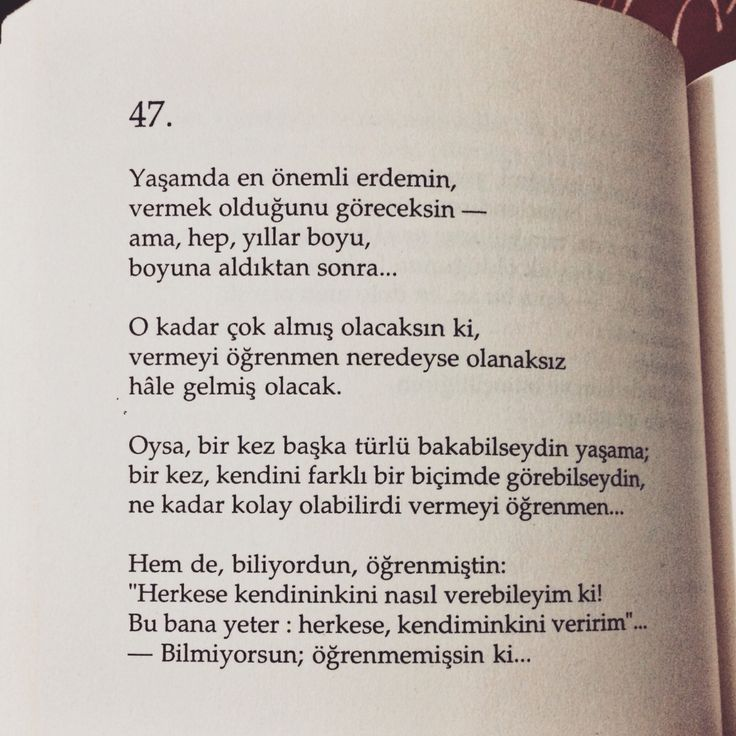
#> input picture kongoz_yedek/yedek 1/kongozpi/images/page1.jpg, 736 x 736 px
$ python test.py
#> lines starting #> are read from the running program, lines starting #| are printed output that depends on the picture; after the words box and inside, x2 and y2 are one past the last pixel; in counts of white or black regions, pixels touching at a corner belong together
import cv2
import numpy as np
from time import time
import glob

from PIL import Image

inputImage = "images/page1.jpg"
inputBigImage = "res/BigImg.png"
kernel = np.ones((5, 5), np.uint8)
fgbg = cv2.createBackgroundSubtractorMOG2()

def convertToBigImage(img,multiple):
    img = cv2.imread(img, cv2.IMREAD_GRAYSCALE)
    height = np.size(img, 0)
    width = np.size(img, 1)
    big = cv2.resize(img, (multiple * width, multiple * height))
    return big

def convertToImg(matrix):
    #cv2.imwrite(inputBigImage, convertToBigImage(img, 5))
    im = Image.fromarray(matrix)
    outputConvertedImage = "res/convertedImage.jpeg"
    im.save(outputConvertedImage)
    return outputConvertedImage

def convertToImg2(matrix):
    im = Image.fromarray(matrix)
    return im

def yenideneme(img):
#> called with img = 'images/page1.jpg'
    img = cv2.imread(img)
#> img is the input picture: shape (736, 736, 3); mean B, G, R 175.2, 182.4, 191.9
    img = img[0:100, 0:100]
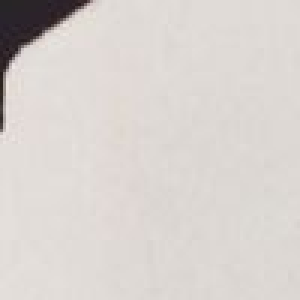
#> img: shape (100, 100, 3) (shown 3 times larger); mean B, G, R 207.2, 210.9, 216.4
    grayscaled = cv2.cvtColor(img, cv2.COLOR_BGR2GRAY)
    #grayscaled = cv2.bitwise_not(grayscaled)
    #gauss = cv2.GaussianBlur(grayscaled, (3, 3), 0)

    gauss = cv2.bilateralFilter(grayscaled, 10, 10, 10)
    result = cv2.adaptiveThreshold(gauss, 255, cv2.ADAPTIVE_THRESH_GAUSSIAN_C, cv2.THRESH_BINARY, 15, 3)
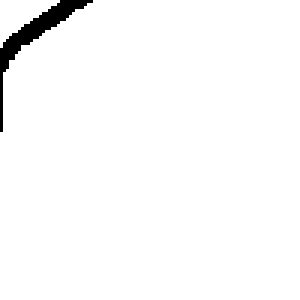
#> result: shape (100, 100) (shown 3 times larger); 97.9% white; 1 black region, box (x1, y1, x2, y2) and area: (0, 0, 31, 44) 210
    #gauss = cv2.GaussianBlur(gauss, (3, 3), 0)
    return result

print("--- baslangic ---")
start = time()

cv2.imshow('yenibilate4', yenideneme(inputImage))

print ("%f saniye surdu" % (time() - start))

cv2.waitKey(0)
cv2.destroyAllWindows()

print("--- bitis ---")

$ run again, with kongoz_yedek/yedek 1/kongozpi/images/page2.jpg copied over kongoz_yedek/yedek 1/kongozpi/images/page1.jpg
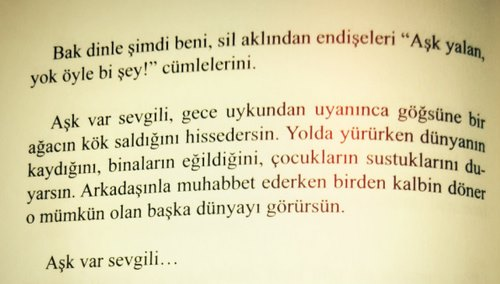
#> input picture kongoz_yedek/yedek 1/kongozpi/images/page2.jpg, 500 x 284 px
#> in yenideneme, img is the input picture: shape (284, 500, 3); mean B, G, R 173.8, 213.7, 221.7
#> img: shape (100, 100, 3)
#> in yenideneme, `grayscaled = cv2.cvtColor(img, cv2.COLOR_BGR2GRAY)`:
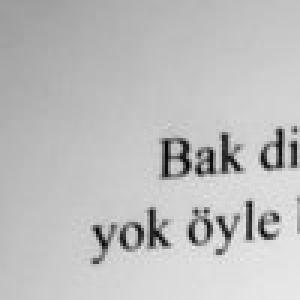
#> grayscaled: shape (100, 100) (shown 3 times larger); min 3, max 238, mean 190
#> in yenideneme, `result = cv2.adaptiveThreshold(gauss, 255, cv2.ADAPTIVE_THRESH_GAUSSIA..`:
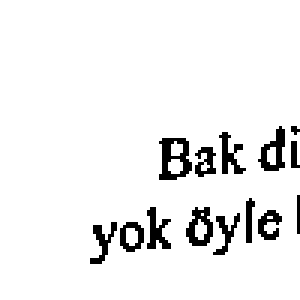
#> result: shape (100, 100) (shown 3 times larger); 93.8% white; black in thin lines or dots, all inside (x1, y1, x2, y2) = (30, 42, 100, 88)

$ run again, with kongoz_yedek/yedek 1/kongozpi/images/page3.jpg copied over kongoz_yedek/yedek 1/kongozpi/images/page1.jpg
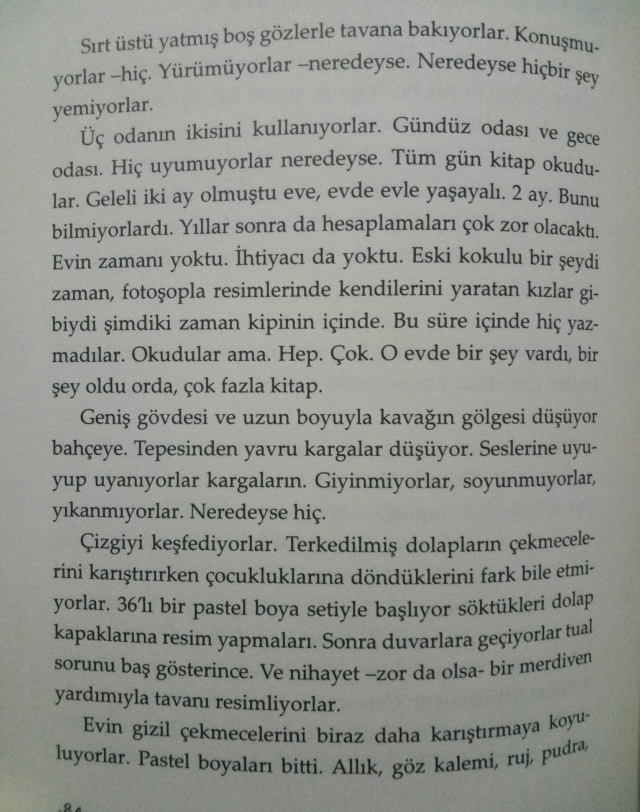
#> input picture kongoz_yedek/yedek 1/kongozpi/images/page3.jpg, 1280 x 1623 px (shown at 1/2 size)
#> in yenideneme, img is the input picture: shape (1623, 1280, 3); mean B, G, R 142.4, 148.2, 145.7
#> in yenideneme, `img = img[0:100, 0:100]`:
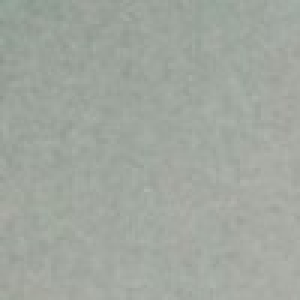
#> img: shape (100, 100, 3) (shown 3 times larger); mean B, G, R 159.2, 166.9, 161
#> result: shape (100, 100); every value is 255
